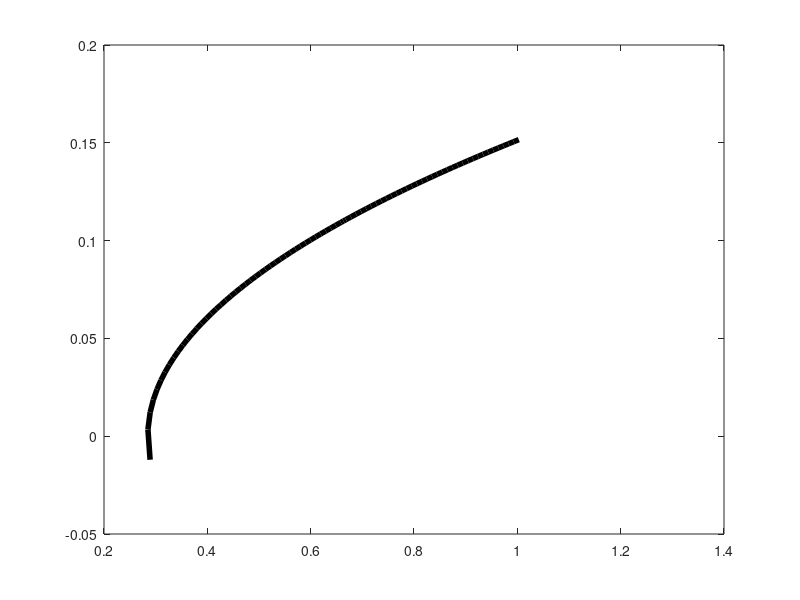

MATLAB code to generate this figure: (Note: this script raises an error after producing the figure.)
clear
close all
clc

%% LOAD FILE

load('VplcKplc_final.dat')

%% PLOT

Kplc = [0 0.05 0.1 0.15 0.2 0.25 0.3 0.31 0.32 0.33 0.34];
Vplc = [0.285 0.2 0.17 0.19 0.21 0.245 0.28 0.29 0.297 0.307 0.316];

plot(VplcKplc_final(1:41,1),VplcKplc_final(1:41,2),'k','LineWidth',4)
hold on
plot(VplcKplc_final(47:90,1),VplcKplc_final(47:90,2),'k','LineWidth',4)
hold on
plot(VplcKplc_final(162:456,1),VplcKplc_final(162:456,2),'color','[0 0.447 0.741]','LineWidth',4)
hold on
plot(VplcKplc_final(921:1091,1),VplcKplc_final(921:1091,2),'color','[0 0.447 0.741]','LineWidth',4)
hold on
plot(VplcKplc_final(1092:1160,1),VplcKplc_final(1092:1160,2),'color','[0 0.447 0.741]','LineWidth',4)
hold on
plot(VplcKplc_final(1161:1224,1),VplcKplc_final(1161:1224,2),'color','[0 0.447 0.741]','LineWidth',4)
hold on
plot(Vplc,Kplc,'--sr','LineWidth',4)
text(0.1,0,'a','FontSize',70,'color','[0.4660 0.6740 0.1880]');
hold on
text(0.1,0.1,'b','FontSize',70,'color','[0.4660 0.6740 0.1880]');
hold on
text(0.6,0.11,'c','FontSize',70,'color','[[0.4660 0.6740 0.1880]');
hold on
text(0.6,0.3,'d','FontSize',70,'color','[0.4660 0.6740 0.1880]');
hold on
text(0.13,0.16,'i','FontSize',70);
hold on
text(0.8,0.4,'ii','FontSize',70);
hold on
text(0.3,0.4,'HB','FontSize',70,'color','[0 0.447 0.741]')
hold on
text(0.58,0.17,'HB','FontSize',70,'color','[0 0.447 0.741]')
hold on
text(0.78,0.1,'SNPO','FontSize',70,'color','[0 0 0]')
% plot(0.4,0.3,'o','MarkerSize',40,'MarkerEdgeColor','r','MarkerFaceColor','r')
axis([0 1 0 0.7])
box off
% grid minor
xlabel('V_{PLC} (\muM/s)')
ylabel('K_{PLC} (\muM)')
set(gca,'FontSize',70)
set(gca,'GridLineStyle','--')
ax=gca;
set(ax,'LineWidth',6)
ax.FontSize=70;
hold off
set(gcf,'position',[10,10,2000,1400]) %[xpos, ypos, Width, Height]
% saveas(gcf,'figure14','epsc')